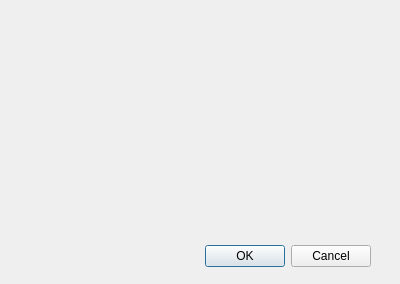
<?xml version="1.0" encoding="UTF-8"?>
<ui version="4.0">
 <class>MessageDialog</class>
 <widget class="QDialog" name="MessageDialog">
  <property name="geometry">
   <rect>
    <x>0</x>
    <y>0</y>
    <width>400</width>
    <height>284</height>
   </rect>
  </property>
  <property name="windowTitle">
   <string>Dialog</string>
  </property>
  <widget class="QDialogButtonBox" name="buttonBox">
   <property name="geometry">
    <rect>
     <x>30</x>
     <y>240</y>
     <width>341</width>
     <height>32</height>
    </rect>
   </property>
   <property name="orientation">
    <enum>Qt::Horizontal</enum>
   </property>
   <property name="standardButtons">
    <set>QDialogButtonBox::Cancel|QDialogButtonBox::Ok</set>
   </property>
  </widget>
 </widget>
 <resources/>
 <connections>
  <connection>
   <sender>buttonBox</sender>
   <signal>accepted()</signal>
   <receiver>MessageDialog</receiver>
   <slot>accept()</slot>
   <hints>
    <hint type="sourcelabel">
     <x>248</x>
     <y>254</y>
    </hint>
    <hint type="destinationlabel">
     <x>157</x>
     <y>274</y>
    </hint>
   </hints>
  </connection>
  <connection>
   <sender>buttonBox</sender>
   <signal>rejected()</signal>
   <receiver>MessageDialog</receiver>
   <slot>reject()</slot>
   <hints>
    <hint type="sourcelabel">
     <x>316</x>
     <y>260</y>
    </hint>
    <hint type="destinationlabel">
     <x>286</x>
     <y>274</y>
    </hint>
   </hints>
  </connection>
 </connections>
</ui>
